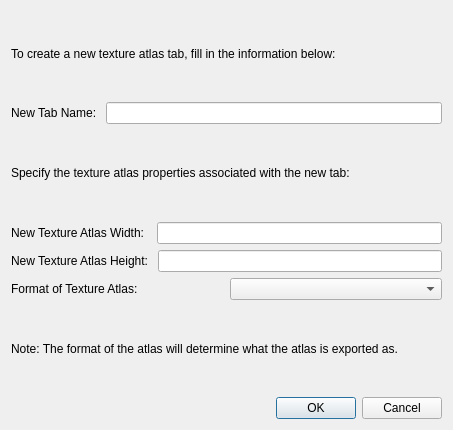
<?xml version="1.0" encoding="UTF-8"?>
<ui version="4.0">
 <class>NewTextureAtlasDialog</class>
 <widget class="QDialog" name="NewTextureAtlasDialog">
  <property name="geometry">
   <rect>
    <x>0</x>
    <y>0</y>
    <width>453</width>
    <height>430</height>
   </rect>
  </property>
  <property name="windowTitle">
   <string>Dialog</string>
  </property>
  <layout class="QVBoxLayout" name="verticalLayout">
   <item>
    <widget class="QLabel" name="descriptionLabel">
     <property name="text">
      <string>To create a new texture atlas tab, fill in the information below:</string>
     </property>
    </widget>
   </item>
   <item>
    <layout class="QHBoxLayout" name="horizontalLayout">
     <item>
      <widget class="QLabel" name="newTabNameLabel">
       <property name="text">
        <string>New Tab Name: </string>
       </property>
      </widget>
     </item>
     <item>
      <widget class="QLineEdit" name="newTabNameLineEdit"/>
     </item>
    </layout>
   </item>
   <item>
    <widget class="QLabel" name="textureAtlasPropertiesLabel">
     <property name="text">
      <string>Specify the texture atlas properties associated with the new tab:</string>
     </property>
    </widget>
   </item>
   <item>
    <layout class="QHBoxLayout" name="horizontalLayout_2">
     <item>
      <widget class="QLabel" name="textureAltasWidthLabel">
       <property name="text">
        <string>New Texture Atlas Width:  </string>
       </property>
      </widget>
     </item>
     <item>
      <widget class="QLineEdit" name="texutreAtlasWidthLineEdit"/>
     </item>
    </layout>
   </item>
   <item>
    <layout class="QHBoxLayout" name="horizontalLayout_3">
     <item>
      <widget class="QLabel" name="textureAtlasHeightLabel">
       <property name="text">
        <string>New Texture Atlas Height: </string>
       </property>
      </widget>
     </item>
     <item>
      <widget class="QLineEdit" name="textureAtlasHeightLineEdit"/>
     </item>
    </layout>
   </item>
   <item>
    <layout class="QHBoxLayout" name="horizontalLayout_4">
     <item>
      <widget class="QLabel" name="textureAtlasFormatLabel">
       <property name="text">
        <string>Format of Texture Atlas:</string>
       </property>
      </widget>
     </item>
     <item>
      <widget class="QComboBox" name="textureFormatComboBox"/>
     </item>
    </layout>
   </item>
   <item>
    <widget class="QLabel" name="textureAtlasFormatNoteLabel">
     <property name="text">
      <string>Note: The format of the atlas will determine what the atlas is exported as.</string>
     </property>
    </widget>
   </item>
   <item>
    <widget class="QDialogButtonBox" name="buttonBox">
     <property name="orientation">
      <enum>Qt::Horizontal</enum>
     </property>
     <property name="standardButtons">
      <set>QDialogButtonBox::Cancel|QDialogButtonBox::Ok</set>
     </property>
    </widget>
   </item>
  </layout>
 </widget>
 <resources/>
 <connections>
  <connection>
   <sender>buttonBox</sender>
   <signal>accepted()</signal>
   <receiver>NewTextureAtlasDialog</receiver>
   <slot>accept()</slot>
   <hints>
    <hint type="sourcelabel">
     <x>248</x>
     <y>254</y>
    </hint>
    <hint type="destinationlabel">
     <x>157</x>
     <y>274</y>
    </hint>
   </hints>
  </connection>
  <connection>
   <sender>buttonBox</sender>
   <signal>rejected()</signal>
   <receiver>NewTextureAtlasDialog</receiver>
   <slot>reject()</slot>
   <hints>
    <hint type="sourcelabel">
     <x>316</x>
     <y>260</y>
    </hint>
    <hint type="destinationlabel">
     <x>286</x>
     <y>274</y>
    </hint>
   </hints>
  </connection>
 </connections>
</ui>
